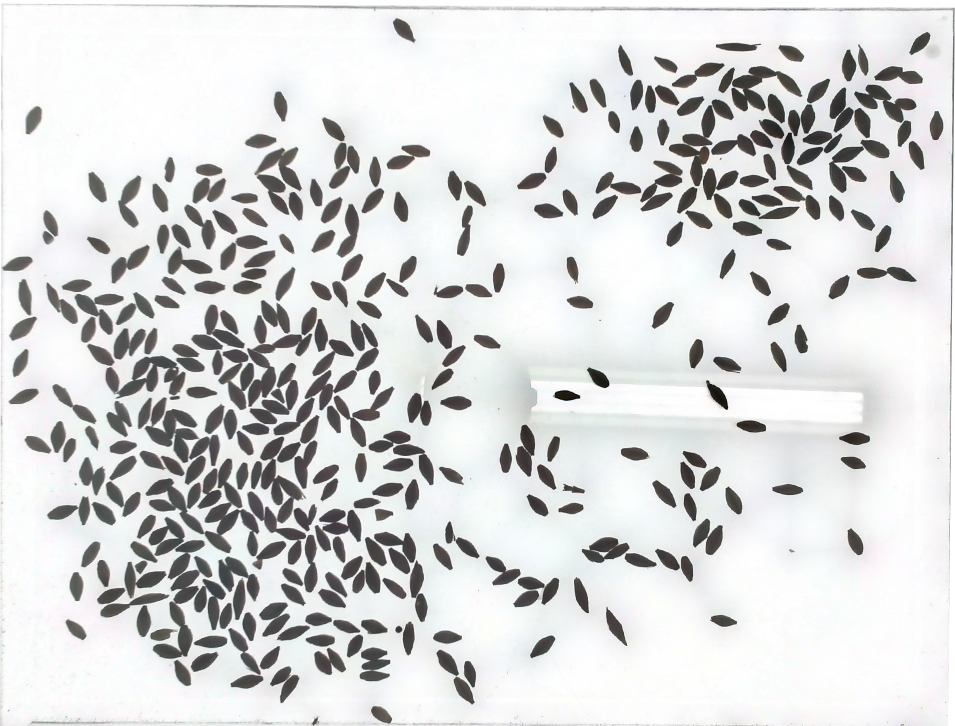
#> input picture main-workshop/image/3.png, 2865 x 2178 px (shown at 1/3 size)
$ python knifing.py
#> lines starting #> are read from the running program, lines starting #| are printed output that depends on the picture
import os
import cv2


def slice_image_only(image_path, output_dir, slice_size=640, overlap_ratio=0.2):
    """
    仅切割图片为固定大小的切片（带重叠），不处理任何标注
    """
#> called with image_path = 'image/3.png', output_dir = 'image/3', slice_size = 640, overlap_ratio = 0.2
    # 创建输出目录
    img_output_dir = os.path.join(output_dir, "images")
    os.makedirs(img_output_dir, exist_ok=True)

    # 读取图片
    img = cv2.imread(image_path)
#> img is the input picture: shape (2178, 2865, 3); mean B, G, R 215.7, 215.7, 215
    if img is None:
        raise FileNotFoundError(f"无法读取图片: {image_path}")

    h, w = img.shape[:2]  # 自动获取尺寸
#> h = 2178; w = 2865
    print(f"📏 原图尺寸: {w} x {h}")
#| 📏 原图尺寸: 2865 x 2178

    # 计算步长
    step = int(slice_size * (1 - overlap_ratio))
    step = max(1, step)  # 防止为0

    slice_count = 0

    for y in range(0, h, step):
        for x in range(0, w, step):
            x_end = min(x + slice_size, w)
            y_end = min(y + slice_size, h)
            slice_img = img[y:y_end, x:x_end]

            # 如果切片小于 640x640，则填充黑边
            if slice_img.shape[0] < slice_size or slice_img.shape[1] < slice_size:
                pad_bottom = slice_size - slice_img.shape[0]
                pad_right = slice_size - slice_img.shape[1]
                slice_img = cv2.copyMakeBorder(
                    slice_img,
                    0, pad_bottom,
                    0, pad_right,
                    cv2.BORDER_CONSTANT,
                    value=(0, 0, 0)  # 黑色填充
                )

            # 保存切片
            slice_filename = f"slice_{slice_count:04d}.png"
            save_path = os.path.join(img_output_dir, slice_filename)
            cv2.imwrite(save_path, slice_img)

            slice_count += 1
#> this loop made 5 passes
#> pass 1, in slice_image_only, `cv2.imwrite(save_path, slice_img)`:
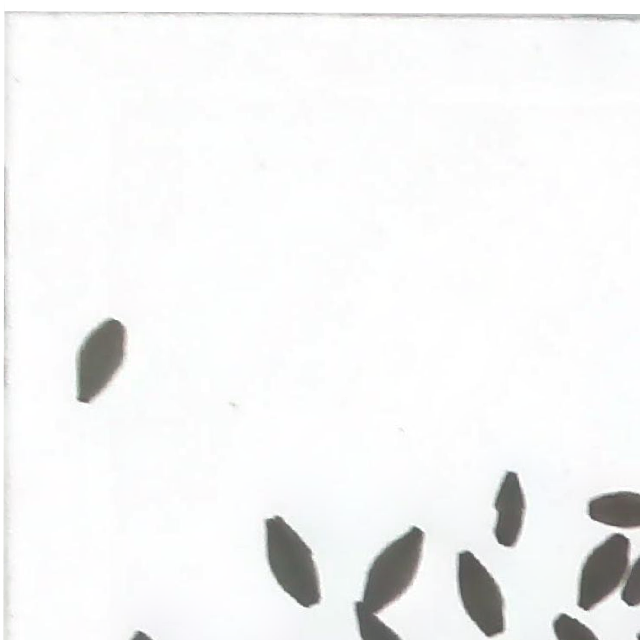
#> saved as slice_0000.png: shape (640, 640, 3); mean B, G, R 244.4, 244.4, 243.9
#> pass 1, in slice_image_only, `cv2.imwrite(save_path, slice_img)`:
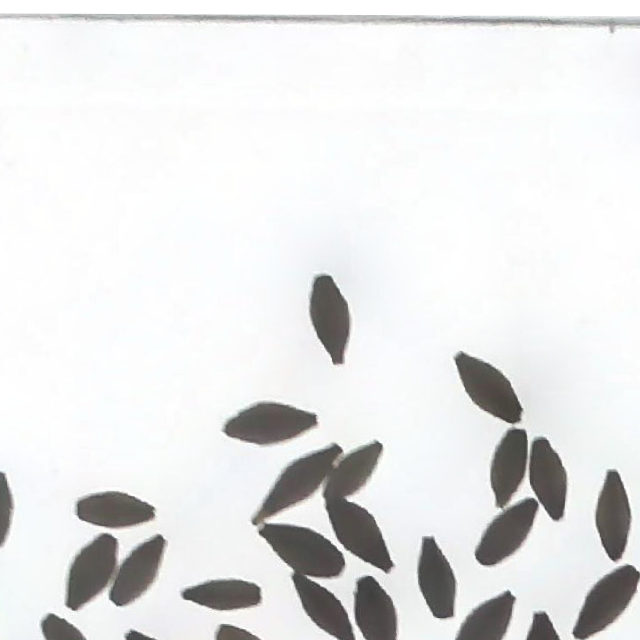
#> saved as slice_0001.png: shape (640, 640, 3); mean B, G, R 229, 229, 228.6
#> pass 1, in slice_image_only, `cv2.imwrite(save_path, slice_img)`:
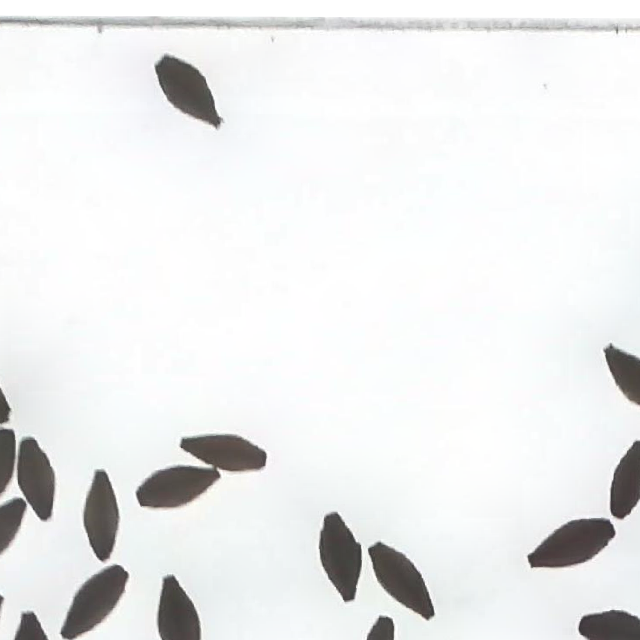
#> saved as slice_0002.png: shape (640, 640, 3); mean B, G, R 235.4, 235.3, 234.4
#> pass 1, in slice_image_only, `cv2.imwrite(save_path, slice_img)`:
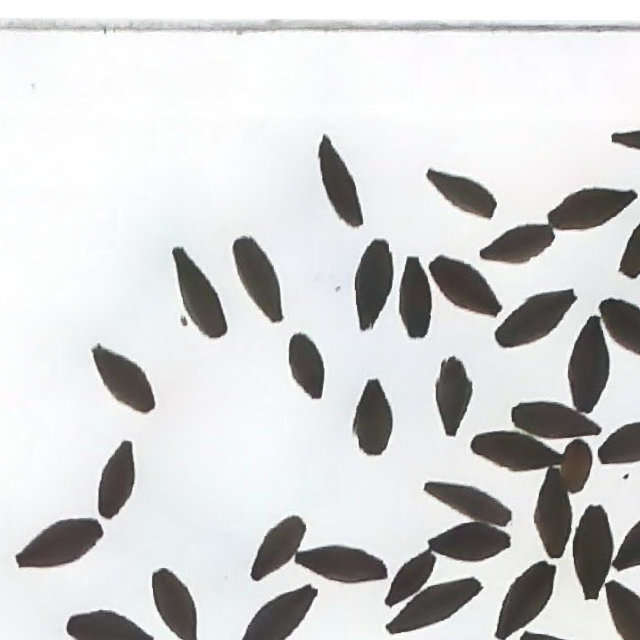
#> saved as slice_0003.png: shape (640, 640, 3); mean B, G, R 209.9, 209.8, 209.3
#> after the loop:
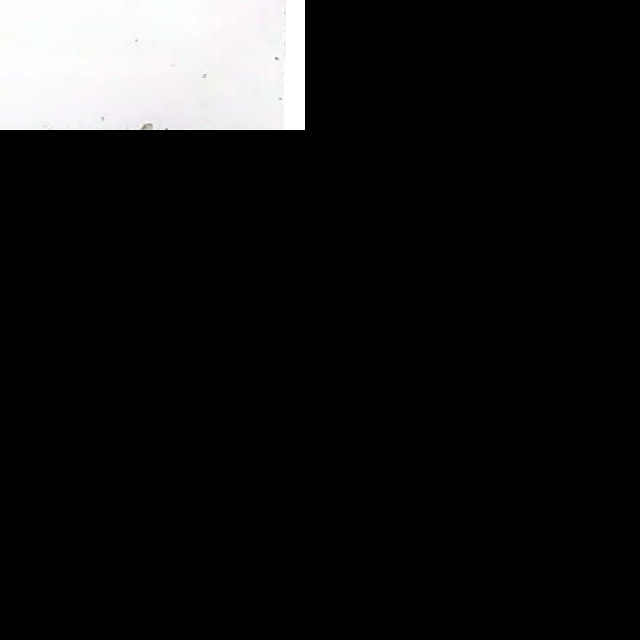
#> slice_img: shape (640, 640, 3); mean B, G, R 24.1, 23.9, 24
#> after the loop, pad_bottom = 510; pad_right = 335; slice_count = 30

    print(f"✅ 切割完成！共生成 {slice_count} 个 640x640 切片（含重叠）。")
#| ✅ 切割完成！共生成 30 个 640x640 切片（含重叠）。
    print(f"📁 保存位置: {img_output_dir}")
#| 📁 保存位置: image/3/images


if __name__ == "__main__":
    # 配置参数
    image_path = "image/3.png"  # 输入图片
    output_dir = "image/3"  # 输出根目录
    slice_size = 640  # 切片大小
    overlap_ratio = 0.2  # 重叠比例 20%

    slice_image_only(image_path, output_dir, slice_size, overlap_ratio)
